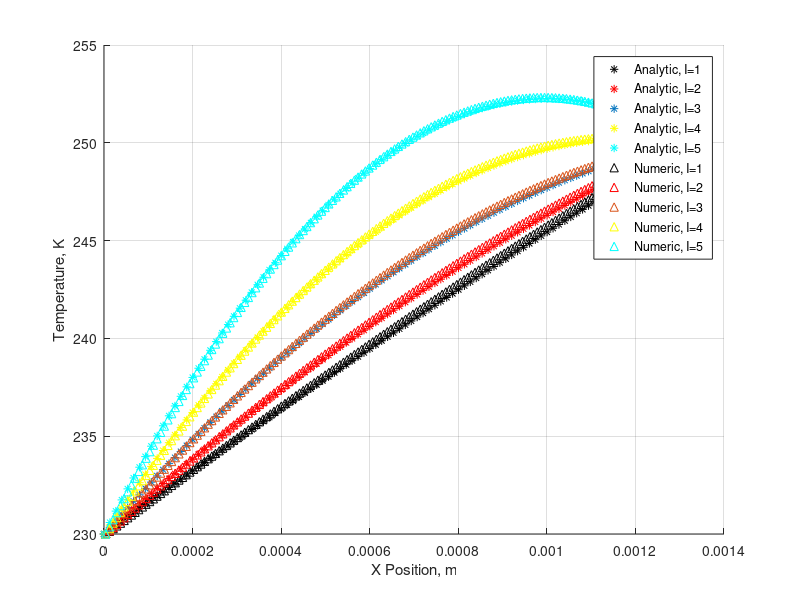

MATLAB code for this plot:
% Programmer:  James L. Armes
% Analytic Solution Modeling for TEM Model Validation
clear all; clc;
A = 1.9516*10^-6;
L = 0.00132080;
k = 1.48;
I = 1.0;
sigma = 1*10^5;
x = linspace(0,L);
Tc = 230;
Th = 250;


TTop = (I.^2.*L.*(L-x).*x+2.*A.^2.*k.*sigma.*(L.*Tc+(Th-Tc).*x));
TBot = 2.*A.^2.*k.*L.*sigma;

T_analytic_1 = TTop./TBot;


A = 1.9516*10^-6;
L = 0.00132080;
k = 1.48;
I = 2.0;
sigma = 1*10^5;
x = linspace(0,L);
Tc = 230;
Th = 250;


TTop = (I.^2.*L.*(L-x).*x+2.*A.^2.*k.*sigma.*(L.*Tc+(Th-Tc).*x));
TBot = 2.*A.^2.*k.*L.*sigma;

T_analytic_2 = TTop./TBot;


A = 1.9516*10^-6;
L = 0.00132080;
k = 1.48;
I = 3.0;
sigma = 1*10^5;
x = linspace(0,L);
Tc = 230;
Th = 250;


TTop = (I.^2.*L.*(L-x).*x+2.*A.^2.*k.*sigma.*(L.*Tc+(Th-Tc).*x));
TBot = 2.*A.^2.*k.*L.*sigma;

T_analytic_3 = TTop./TBot;


A = 1.9516*10^-6;
L = 0.00132080;
k = 1.48;
I = 4.0;
sigma = 1*10^5;
x = linspace(0,L);
Tc = 230;
Th = 250;


TTop = (I.^2.*L.*(L-x).*x+2.*A.^2.*k.*sigma.*(L.*Tc+(Th-Tc).*x));
TBot = 2.*A.^2.*k.*L.*sigma;

T_analytic_4 = TTop./TBot;


A = 1.9516*10^-6;
L = 0.00132080;
k = 1.48;
I = 5.0;
sigma = 1*10^5;
x = linspace(0,L);
Tc = 230;
Th = 250;


TTop = (I.^2.*L.*(L-x).*x+2.*A.^2.*k.*sigma.*(L.*Tc+(Th-Tc).*x));
TBot = 2.*A.^2.*k.*L.*sigma;

T_analytic_5 = TTop./TBot;

M1 = csvread('T_Mid_T_1.csv',1,0);
M2 = csvread('T_Mid_T_2.csv',1,0);
M3 = csvread('T_Mid_T_3.csv',1,0);
M4 = csvread('T_Mid_T_4.csv',1,0);
M5 = csvread('T_Mid_T_5.csv',1,0);

Y1 = M1(:,2);
T_numeric_1 = M1(:,3);

Y2 = M1(:,2);
T_numeric_2 = M2(:,3);

Y3 = M1(:,2);
T_numeric_3 = M3(:,3);

Y4 = M1(:,2);
T_numeric_4 = M4(:,3);

Y5 = M1(:,2);
T_numeric_5 = M5(:,3);

figure(1); hold on; grid on; xlabel('X Position, m'); ylabel('Temperature, K');

plot(x, T_analytic_1, 'k*');
plot(x, T_analytic_2, 'r*');
plot(x, T_analytic_3, '*');
plot(x, T_analytic_4, 'y*');
plot(x, T_analytic_5, 'c*');

plot(Y1, T_numeric_1, 'k^');
plot(Y2, T_numeric_2, 'r^');
plot(Y3, T_numeric_3, '^');
plot(Y4, T_numeric_4, 'y^');
plot(Y5, T_numeric_5, 'c^');

legend('Analytic, I=1','Analytic, I=2', 'Analytic, I=3', 'Analytic, I=4', 'Analytic, I=5', 'Numeric, I=1', 'Numeric, I=2', 'Numeric, I=3', 'Numeric, I=4', 'Numeric, I=5');